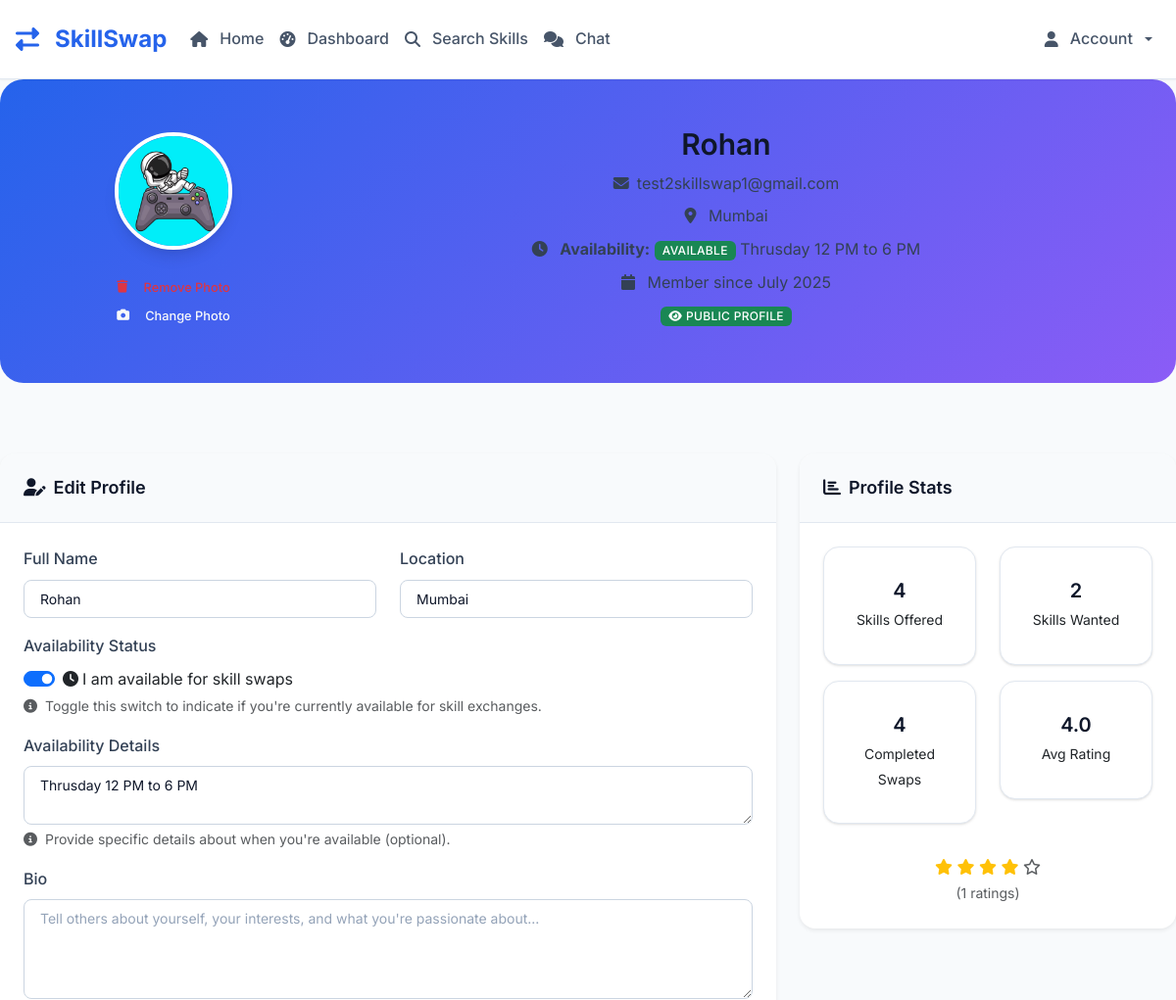
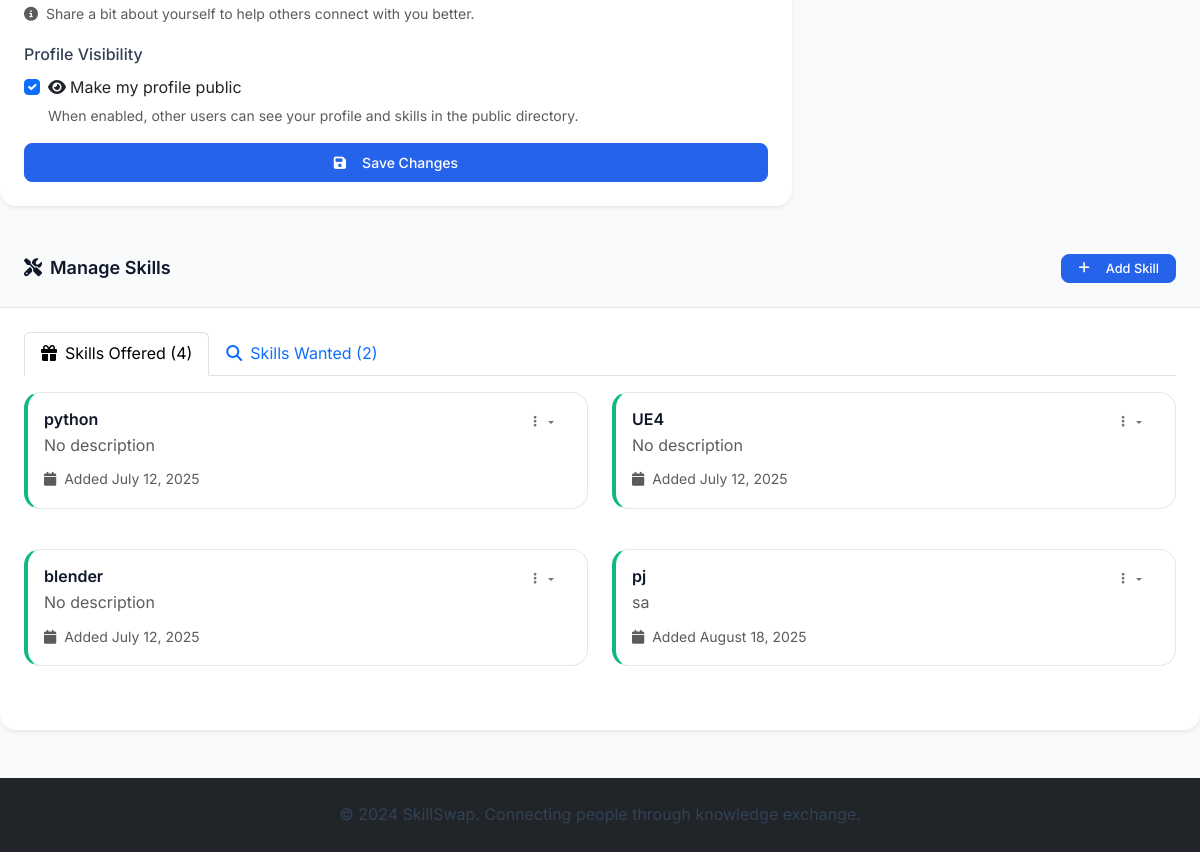
/profile (signed in), run on the app's committed database (2 pictures, top to bottom).
### tables this page shows
CREATE TABLE users (
            id INTEGER PRIMARY KEY AUTOINCREMENT,
            email TEXT UNIQUE NOT NULL,
            password_hash TEXT NOT NULL,
            name TEXT NOT NULL,
            location TEXT,
            profile_photo TEXT,
            availability TEXT,
            is_public INTEGER DEFAULT 1,
            is_admin INTEGER DEFAULT 0,
            is_banned INTEGER DEFAULT 0,
            created_at TIMESTAMP DEFAULT CURRENT_TIMESTAMP
        , bio TEXT, is_under_supervision INTEGER DEFAULT 0);

CREATE TABLE skills (
            id INTEGER PRIMARY KEY AUTOINCREMENT,
            user_id INTEGER,
            skill_name TEXT NOT NULL,
            skill_type TEXT NOT NULL, -- 'offered' or 'wanted'
            description TEXT,
            is_approved INTEGER DEFAULT 1,
            created_at TIMESTAMP DEFAULT CURRENT_TIMESTAMP,
            FOREIGN KEY (user_id) REFERENCES users (id)
        );

### skill_swap_app.py (the view)
@app.route('/profile')
@login_required
def profile():
    conn = get_db()
    user = conn.execute('SELECT * FROM users WHERE id = ?', (session['user_id'],)).fetchone()
    offered_skills = conn.execute('''
        SELECT * FROM skills WHERE user_id = ? AND skill_type = 'offered'
    ''', (session['user_id'],)).fetchall()
    wanted_skills = conn.execute('''
        SELECT * FROM skills WHERE user_id = ? AND skill_type = 'wanted'
    ''', (session['user_id'],)).fetchall()
    completed_swaps = conn.execute('''
        SELECT COUNT(*) as count FROM swap_requests
        WHERE (requester_id = ? OR provider_id = ?) AND status = 'accepted'
    ''', (session['user_id'], session['user_id'])).fetchone()['count']
    avg_rating = conn.execute('''
        SELECT AVG(rating) as avg_rating, COUNT(*) as total_ratings
        FROM ratings WHERE rated_id = ?
    ''', (session['user_id'],)).fetchone()
    conn.close()
    user = convert_row_datetimes(user)
    offered_skills = convert_rows_datetimes(offered_skills)
    wanted_skills = convert_rows_datetimes(wanted_skills)
    stats = {
        'offered_skills': len(offered_skills),
        'wanted_skills': len(wanted_skills),
        'completed_swaps': completed_swaps,
        'avg_rating': avg_rating['avg_rating'] or 0,
        'total_ratings': avg_rating['total_ratings'] or 0,
        'has_rating': avg_rating['total_ratings'] > 0
    }
    return render_template('profile.html', user=user, offered_skills=offered_skills,
                         wanted_skills=wanted_skills, stats=stats)

### templates/profile.html (shortened to what this page needs)
{% extends "base.html" %}
{% block content %}
<div class="row mb-4">
    <div class="col-12">
        <div class="profile-header">
            <div class="row align-items-center">
                <div class="col-md-3 text-center">
                    <div class="position-relative d-inline-block">
                        {% if user.profile_photo %}
                            <img src="{{ url_for('static', filename='uploads/' + user.profile_photo) }}"
                                 alt="Profile" class="profile-avatar mb-3">
                            <form method="POST" action="{{ url_for('remove_profile_photo') }}" style="display:inline;">
                                <button type="submit" class="btn btn-outline-danger btn-sm mt-2">
                                    <i class="fas fa-trash me-2"></i>Remove Photo
                                </button>
                            </form>
                        {% else %}
                            <img src="{{ url_for('static', filename='images/default-avatar.png') }}"
                                 alt="Profile" class="profile-avatar mb-3">
                        {% endif %}
                        <div>
                            <button class="btn btn-outline-light btn-sm" onclick="document.getElementById('profile-image').click()">
                                <i class="fas fa-camera me-2"></i>Change Photo
                            </button>
                        </div>
                    </div>
                </div>
                <div class="col-md-9">
                    <h2 class="mb-2">{{ user.name }}</h2>
                    <p class="mb-2">
                        <i class="fas fa-envelope me-2"></i>{{ user.email }}
                    </p>
                    <p class="mb-2">
                        <i class="fas fa-map-marker-alt me-2"></i>
                        {{ user.location or 'Location not specified' }}
                    </p>
                    <p class="mb-2">
                        <i class="fas fa-clock me-2"></i>
                        <strong>Availability:</strong>
                        {% if user.availability %}
                            <span class="badge bg-success">Available</span> {{ user.availability }}
                        {% else %}
                            <span class="badge bg-secondary">Not Available</span>
                        {% endif %}
                    </p>
                    <p class="mb-2">
                        <i class="fas fa-calendar me-2"></i>
                        Member since {{ user.created_at.strftime('%B %Y') }}
                    </p>
                    <div class="mb-2">
                        <span class="badge bg-{{ 'success' if user.is_public else 'secondary' }}">
                            <i class="fas fa-{{ 'eye' if user.is_public else 'eye-slash' }} me-1"></i>
                            {{ 'Public Profile' if user.is_public else 'Private Profile' }}
                        </span>
                    </div>
                </div>
            </div>
        </div>
    </div>
</div>
<div class="row mb-4">
    <div class="col-md-8">
        <div class="card border-0 shadow-sm">
            <div class="card-header">
                <h5 class="mb-0">
                    <i class="fas fa-user-edit me-2"></i>Edit Profile
                </h5>
            </div>
            <div class="card-body">
                <form method="POST" action="{{ url_for('update_profile') }}" enctype="multipart/form-data">
                    <div class="row">
                        <div class="col-md-6 mb-3">
                            <label for="name" class="form-label">Full Name</label>
                            <input type="text" class="form-control" id="name" name="name"
                                   value="{{ user.name }}" required>
                        </div>
                        <div class="col-md-6 mb-3">
                            <label for="location" class="form-label">Location</label>
                            <input type="text" class="form-control" id="location" name="location"
                                   value="{{ user.location or '' }}" placeholder="City, Country">
                        </div>
                    </div>
                    <div class="mb-3">
                        <label class="form-label">Availability Status</label>
                        <div class="form-check form-switch">
                            <input type="checkbox" class="form-check-input" id="is_available" name="is_available"
                                   {{ 'checked' if user.availability else '' }}>
                            <label class="form-check-label" for="is_available">
                                <i class="fas fa-clock me-1"></i>I am available for skill swaps
                            </label>
                        </div>
                        <div class="form-text">
                            <i class="fas fa-info-circle me-1"></i>
                            Toggle this switch to indicate if you're currently available for skill exchanges.
                        </div>
                    </div>
                    <div class="mb-3">
                        <label for="availability_details" class="form-label">Availability Details</label>
                        <textarea class="form-control" id="availability_details" name="availability_details" rows="2"
                                  placeholder="e.g., Weekdays 6-8 PM, Weekends anytime...">{{ user.availability or '' }}</textarea>
                        <div class="form-text">
                            <i class="fas fa-info-circle me-1"></i>
                            Provide specific details about when you're available (optional).
                        </div>
                    </div>
                    <div class="mb-3">
                        <label for="bio" class="form-label">Bio</label>
                        <textarea class="form-control" id="bio" name="bio" rows="4"
                                  placeholder="Tell others about yourself, your interests, and what you're passionate about...">{{ user.bio or '' }}</textarea>
                        <div class="form-text">
                            <i class="fas fa-info-circle me-1"></i>
                            Share a bit about yourself to help others connect with you better.
                        </div>
                    </div>
                    <div class="mb-3">
                        <label class="form-label">Profile Visibility</label>
                        <div class="form-check">
                            <input type="checkbox" class="form-check-input" id="is_public" name="is_public"
                                   {{ 'checked' if user.is_public else '' }}>
                            <label class="form-check-label" for="is_public">
                                <i class="fas fa-eye me-1"></i>Make my profile public
                            </label>
                            <div class="form-text">
                                When enabled, other users can see your profile and skills in the public directory.
                            </div>
                        </div>
                    </div>
                    <div class="d-grid">
                        <button type="submit" class="btn btn-primary">
                            <i class="fas fa-save me-2"></i>Save Changes
                        </button>
                    </div>
                </form>
            </div>
        </div>
    </div>
    <div class="col-md-4">
        <div class="card border-0 shadow-sm">
            <div class="card-header">
                <h5 class="mb-0">
                    <i class="fas fa-chart-bar me-2"></i>Profile Stats
                </h5>
            </div>
            <div class="card-body">
                <div class="row text-center">
                    <div class="col-6 mb-3">
                        <div class="stats-card">
                            <h4 class="mb-1">{{ stats.offered_skills }}</h4>
                            <small>Skills Offered</small>
                        </div>
                    </div>
                    <div class="col-6 mb-3">
                        <div class="stats-card">
                            <h4 class="mb-1">{{ stats.wanted_skills }}</h4>
                            <small>Skills Wanted</small>
                        </div>
                    </div>
                    <div class="col-6 mb-3">
                        <div class="stats-card">
                            <h4 class="mb-1">{{ stats.completed_swaps }}</h4>
                            <small>Completed Swaps</small>
                        </div>
                    </div>
                    <div class="col-6 mb-3">
                        <div class="stats-card">
                            {% if stats.has_rating %}
                                <h4 class="mb-1">{{ stats.avg_rating|round(1) }}</h4>
                                <small>Avg Rating</small>
                            {% else %}
                                <h4 class="mb-1 text-muted">Unrated</h4>
                                <small>No ratings yet</small>
                            {% endif %}
                        </div>
                    </div>
                </div>
                {% if stats.has_rating %}
                <div class="text-center mt-3">
                    <div class="rating-stars">
                        {% for i in range(5) %}
                            {% if i < stats.avg_rating %}
                                <i class="fas fa-star text-warning"></i>
                            {% else %}
                                <i class="far fa-star text-muted"></i>
                            {% endif %}
                        {% endfor %}
                    </div>
                    <small class="text-muted">({{ stats.total_ratings }} ratings)</small>
                </div>
                {% endif %}
            </div>
        </div>
    </div>
</div>
<div class="row mb-4">
    <div class="col-12">
        <div class="card border-0 shadow-sm">
            <div class="card-header d-flex justify-content-between align-items-center">
                <h5 class="mb-0">
                    <i class="fas fa-tools me-2"></i>Manage Skills
                </h5>
                {% if not user.is_under_supervision %}
                    <button class="btn btn-primary btn-sm" data-bs-toggle="modal" data-bs-target="#addSkillModal">
                        <i class="fas fa-plus me-2"></i>Add Skill
                    </button>
                {% else %}
                    <button class="btn btn-primary btn-sm" disabled title="Cannot add skills while under supervision">
                        <i class="fas fa-plus me-2"></i>Add Skill (Disabled)
                    </button>
                {% endif %}
            </div>
            <div class="card-body">
                <ul class="nav nav-tabs" id="skillsTab" role="tablist">
                    <li class="nav-item" role="presentation">
                        <button class="nav-link active" id="offered-tab" data-bs-toggle="tab" data-bs-target="#offered" type="button">
                            <i class="fas fa-gift me-2"></i>Skills Offered ({{ offered_skills|length }})
                        </button>
                    </li>
                    <li class="nav-item" role="presentation">
                        <button class="nav-link" id="wanted-tab" data-bs-toggle="tab" data-bs-target="#wanted" type="button">
                            <i class="fas fa-search me-2"></i>Skills Wanted ({{ wanted_skills|length }})
                        </button>
                    </li>
                </ul>
                <div class="tab-content mt-3" id="skillsTabContent">
                    <div class="tab-pane fade show active" id="offered" role="tabpanel">
                        {% if offered_skills %}
                            <div class="row">
                                {% for skill in offered_skills %}
                                <div class="col-md-6 mb-3">
                                    <div class="skill-card offered p-3">
                                        <div class="d-flex justify-content-between align-items-start">
                                            <div class="flex-grow-1">
                                                <h6 class="mb-1">{{ skill.skill_name }}</h6>
                                                <p class="text-muted mb-2">{{ skill.description or 'No description' }}</p>
                                                <small class="text-muted">
                                                    <i class="fas fa-calendar me-1"></i>
                                                    Added {{ skill.created_at.strftime('%B %d, %Y') }}
                                                </small>
                                            </div>
                                            {% if not user.is_under_supervision %}
                                            <div class="dropdown">
                                                <button class="btn btn-sm btn-outline-secondary dropdown-toggle" data-bs-toggle="dropdown">
                                                    <i class="fas fa-ellipsis-v"></i>
                                                </button>
                                            </div>
                                            {% endif %}
                                        </div>
                                    </div>
                                </div>
                                {% endfor %}
                            </div>
                        {% endif %}
                    </div>
                </div>
            </div>
        </div>
    </div>
</div>
{% endblock %}

### data on the page
users: profile_photo (picture), name "Rohan", email "test2skillswap1@gmail.com", location "Mumbai", availability "Thrusday 12 PM to 6 PM", is_public "PUBLIC PROFILE", availability_details "Thrusday 12 PM to 6 PM"
skills: skill_name "python", description "No description", created_at "July 12, 2025"
skills: skill_name "UE4", description "No description", created_at "July 12, 2025"
skills: skill_name "blender", description "No description", created_at "July 12, 2025"
skills: skill_name "pj", description "sa", created_at "August 18, 2025"

### other printed values
{{ user.created_at.strftime('%B %Y') }} "July 2025"
{{ stats.offered_skills }} "4"
{{ stats.wanted_skills }} "2"
{{ stats.completed_swaps }} "4"
{{ stats.avg_rating|round(1) }} "4.0"
{{ stats.total_ratings }} "1"
{{ offered_skills|length }} "4"
{{ wanted_skills|length }} "2"
